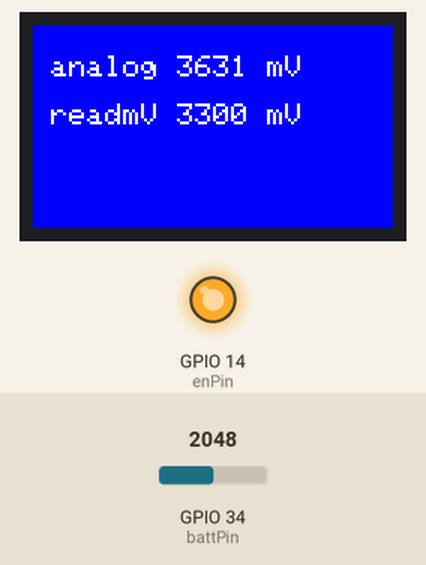
The sketch below on a simulated ESP32. Shown: 240×135 colour display, output pins drawn as LEDs (lit = HIGH). Inputs (shaded band) come from the test bench; at power-on: GPIO 34 (battPin) = 2048.

Above: at 0.2 s.

The sketch:

Listing1-2.ino
```cpp
/*******************************************************************************
 * Sketch name: Battery voltage
 * Description: Display battery votage of TTGO T-Display V1.1
 * Created on:  February 2023
 * Author:      Neil Cameron
 * Book:        ESP32 Communication
 * Chapter :    1 - ESP32 microcontroller
 ******************************************************************************/

#include <TFT_eSPI.h>          // include TFT_eSPI library
TFT_eSPI tft = TFT_eSPI();
int enPin = 14, battPin = 34;       // ADC enable and battery pins
int batt1;
unsigned long value, batt2;

void setup()
{
  pinMode(enPin, OUTPUT);       // set ADC enable pin HIGH
  digitalWrite(enPin, HIGH);
  tft.init();
  tft.setTextColor(TFT_WHITE);
  tft.setTextSize(2);
  tft.setRotation(3);         // landscape with USB on left
}
void loop()
{
  value = 0;
  batt2 = 0;
  for (int i=0; i<20; i++)        // take average of 20 readings
  {
    value = value + analogRead(battPin);      // analog value
    batt2 = batt2 + analogReadMilliVolts(battPin);  // read millivolts
  }
  value = value / 20;           // average analog value
  batt1 = round((value * 2.0 * 3.3 * 1100.0)/4095.0); //   converted to millivolts
  batt2 = round(2.0 * batt2 / 20.0);      // average millivolts value
  tft.fillScreen(TFT_BLUE);         // clear screen
  tft.setCursor(0,20);          // display both battery voltages
  tft.printf(" analog %d mV \n\n readmV %d mV \n", batt1, batt2);
  delay(5000);
}
```
